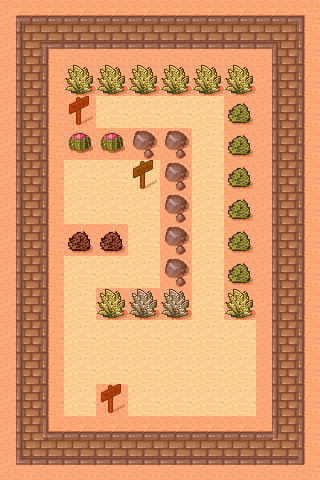

Below is a game level as drawn by its tile map, then a one-line description and the .tmx that defines it (tile-layer data replaced by summaries):
An orthogonal 10x15 tile map with 32x32 px tiles, 2 tile layers (back, luoji), 2 tilesets and 3 objects (startPosition, endPosition).

<map version="1.0" orientation="orthogonal" width="10" height="15" tilewidth="32" tileheight="32">
 <tileset firstgid="1" name="tmw_desert_spacing" tilewidth="32" tileheight="32" spacing="1" margin="1">
  <image source="tmw_desert_spacing.png" width="265" height="199" />
 </tileset>
 <tileset firstgid="49" name="luojikuai" tilewidth="32" tileheight="32" spacing="1" margin="1">
  <image source="meta_tiles.png" width="67" height="34" />
  <tile id="0">
   <properties>
    <property name="isPeng" value="true" />
   </properties>
  </tile>
 </tileset>
 <layer name="back" width="10" height="15">
  <data>[150 cells, 150 non-empty, 20 distinct tile ids]</data>
 </layer>
 <objectgroup name="sprite" width="10" height="15">
  <object x="128" y="384" height="32">
   <ellipse />
  </object>
  <object name="startPosition" x="128" y="384" width="32" height="32" />
  <object name="endPosition" x="96" y="96" width="32" height="32" />
 </objectgroup>
 <layer name="luoji" width="10" height="15">
  <data>[150 cells, 112 non-empty, 1 distinct tile ids]</data>
 </layer>
</map>
